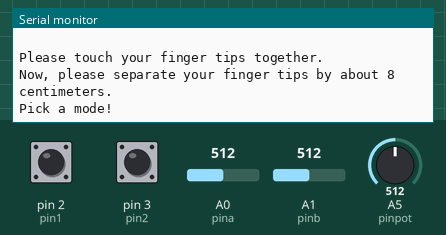
Bench run of a sketch on a simulated Arduino Uno, built with avr-gcc and run on an emulated ATmega328P. Shown: the last lines printed to the serial monitor. Inputs (shaded band) come from the test bench; at power-on: pin 2 (pin1) HIGH, pin 3 (pin2) HIGH, A0 (pina) = 512, A1 (pinb) = 512, A5 (pinpot) = 512.

Above: at 7.2 s.
7.3 s: pin 2 (pin1) pulled LOW for 0.15 s
At 7.7 s:
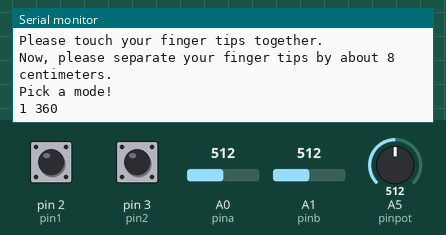
8.9 s: pin 3 (pin2) pulled LOW for 0.15 s
At 10.1 s:
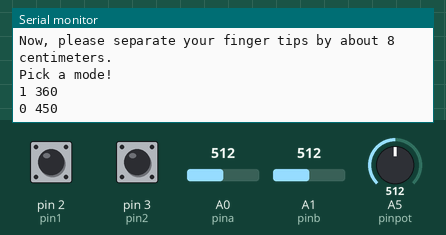
10.5 s: pin 2 (pin1) pulled LOW for 1 s
At 11.8 s:
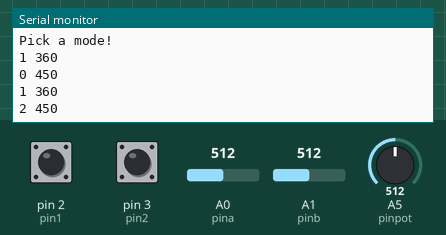
13.0 s: pin 3 (pin2) pulled LOW for 3.2 s
At 16.9 s:
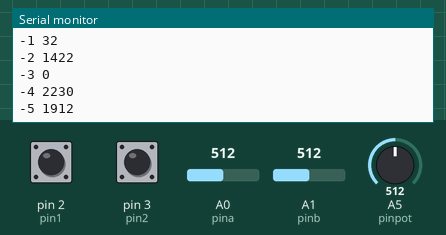
Timing chart, 0 to 18.4 s (numbered marks = the images above; inputs shaded):
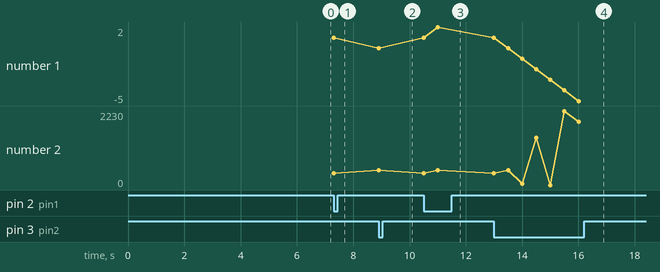

The sketch:

HapticPinchJND.ino
```cpp
#include <Wire.h>
#include <Adafruit_MCP4725.h>

Adafruit_MCP4725 dac;

// Pins
int pina = A0;
int pinb = A1;
int pinpot = A5;
int pin1 = 2;
int pin2 = 3;

// Mode
int val1Ref = 424;
int val2Ref = 628;
float scale = 0.26;  // mm per unit
int mode = 0;  // modes: calibration,

// Sensor variables
int val1;
int val2;
int pot;

// Virtual object variables
float pressureATM = 900;  // mV
float p = pressureATM;  // mV
float pressureMax;

float w = 40;  // mm
float h = 40;  // mm
float x1;  // mm
float x2;  // mm
float xb; // mm
float pressure;  // mV
float blockSoftness = 0.5;  // strain ratio
float blockPoisson = 1;  // Poisson's ratio

float minDist = w;  // mm
float maxDist;  //mm
float threshold = 5;  // mm
bool isSqueeze;

unsigned long startTime;

unsigned long buttonTime;
int i;
int myArray[180]={450,360,450,240,450,360,450,360,450,270,450,240,450,270,450,330,450,390,450,390,450,240,450,240,450,330,450,240,450,240,450,330,450,420,450,330,450,300,450,420,450,390,450,240,450,300,450,240,450,240,450,240,450,420,450,240,450,240,450,390,450,240,450,270,450,240,450,330,450,240,450,270,450,240,450,390,450,360,450,270,450,240,450,330,450,240,450,270,450,360,450,300,450,420,450,240,450,330,450,360,450,270,450,390,450,240,450,330,450,270,450,300,450,360,450,300,450,420,450,420,450,390,450,420,450,270,450,300,450,420,450,240,450,270,450,330,450,300,450,420,450,390,450,240,450,300,450,330,450,390,450,240,450,240,450,390,450,240,450,240,450,240,450,300,450,240,450,360,450,420,450,240,450,360,450,240,450,300,450,360};


void setup() {
  // Setup
  Serial.begin(9600);
  pinMode(pina,INPUT_PULLUP);
  pinMode(pinb,INPUT_PULLUP);
  pinMode(pinpot,INPUT);
  pinMode(pin1, INPUT_PULLUP);
  pinMode(pin2, INPUT_PULLUP);
  dac.begin(0x61);
  jam(pressureATM);

  if (mode == 0) {
    // User calibration
    calibrateUser();
  }
}

void loop() {
  // Read-in currennt positions
  readIn();
  // Check for collisions
  checkCollision();

  if (millis() > buttonTime + 500) {
    if (digitalRead(pin1) == LOW) {
      i = i + 1;
      buttonTime = millis();
      printData();
    } else if (digitalRead(pin2) == LOW) {
      i = i - 1;
      buttonTime = millis();
      printData();
    }
  }

  p = myArray[i];

  if (isSqueeze) {
    pressure = constrain(p,0,1000);
  }
  else {
    if (millis() - startTime < 200) {
      pressure = pressureATM + 60;
    }
    else{
      pressure = pressureATM;
    }
  }

  // Jam user
  jam(pressure);
}

void readIn() {
  val1 = analogRead(pina);
  val2 = analogRead(pinb);
  x1 = (val1 - val1Ref) * scale;
  x2 = -(val2 - val2Ref) * scale;
  pot = analogRead(pinpot);
}

void checkCollision() {
  if (x2 - x1 <= w) {
    if (minDist > (x2 - x1)) {
      minDist = x2 - x1;
    }
    else if (minDist < (x2 - x1) - threshold - 1) {
      minDist = (x2 - x1) - threshold;
    }
    if ((x2 - x1) - threshold < minDist) {
      isSqueeze = true;
    }
    else {
      if (isSqueeze) {
        startTime = millis();
        isSqueeze = false;
      }
    }
    xb = (x1 + x2) / 2;
  }
  else {
    if (isSqueeze) {
      startTime = millis();
      isSqueeze = false;
    }
    if (xb < x1 + w/2) {
      xb = x1 + w/2;
    }
    if (xb > x2 - w/2) {
      xb = x2 - w/2;
    }
  }
}

void jam(float p) {
    int output = constrain(p,0,1000);
    dac.setVoltage(output, false);
}

void printData () {
  Serial.print(i);
  Serial.print(" ");
  Serial.print(myArray[i]);
  Serial.println(" ");
}

void calibrateUser () {
  Serial.println(" ");
  Serial.println("Please touch your finger tips together.");
  delay(3000);
  readIn();
  val1Ref = val1;
  val2Ref = val2;
  Serial.println("Now, please separate your finger tips by about 8 centimeters.");
  delay(3000);
  readIn();
  scale = 80.0 / (abs(val1 - val1Ref) + abs(val2 - val2Ref));
  // Read out calibration data
  // Serial.print(val1Ref);
  // Serial.print(",");
  // Serial.print(val2Ref);
  // Serial.print(",");
  // Serial.print(scale);
  // Serial.println(" ");
  Serial.println("Pick a mode!");
}
```

Measured:
- after the input at 7.3 s, the serial monitor: prints a new line at once (image 1)
- after the input at 8.9 s, the serial monitor: prints a new line at once (image 2)
- after the input at 10.5 s, the serial monitor: prints a new line at once (image 3)
- after the input at 13.0 s, the serial monitor: prints a new line after 0.50 s (image 4)
- plotted number 1: 1 → 0 after the input at 8.9 s, 0 → 2 after the input at 10.5 s, 2 → -5 after the input at 13.0 s
- plotted number 2: 360 → 450 after the input at 8.9 s, 450 → 1912 after the input at 13.0 s
